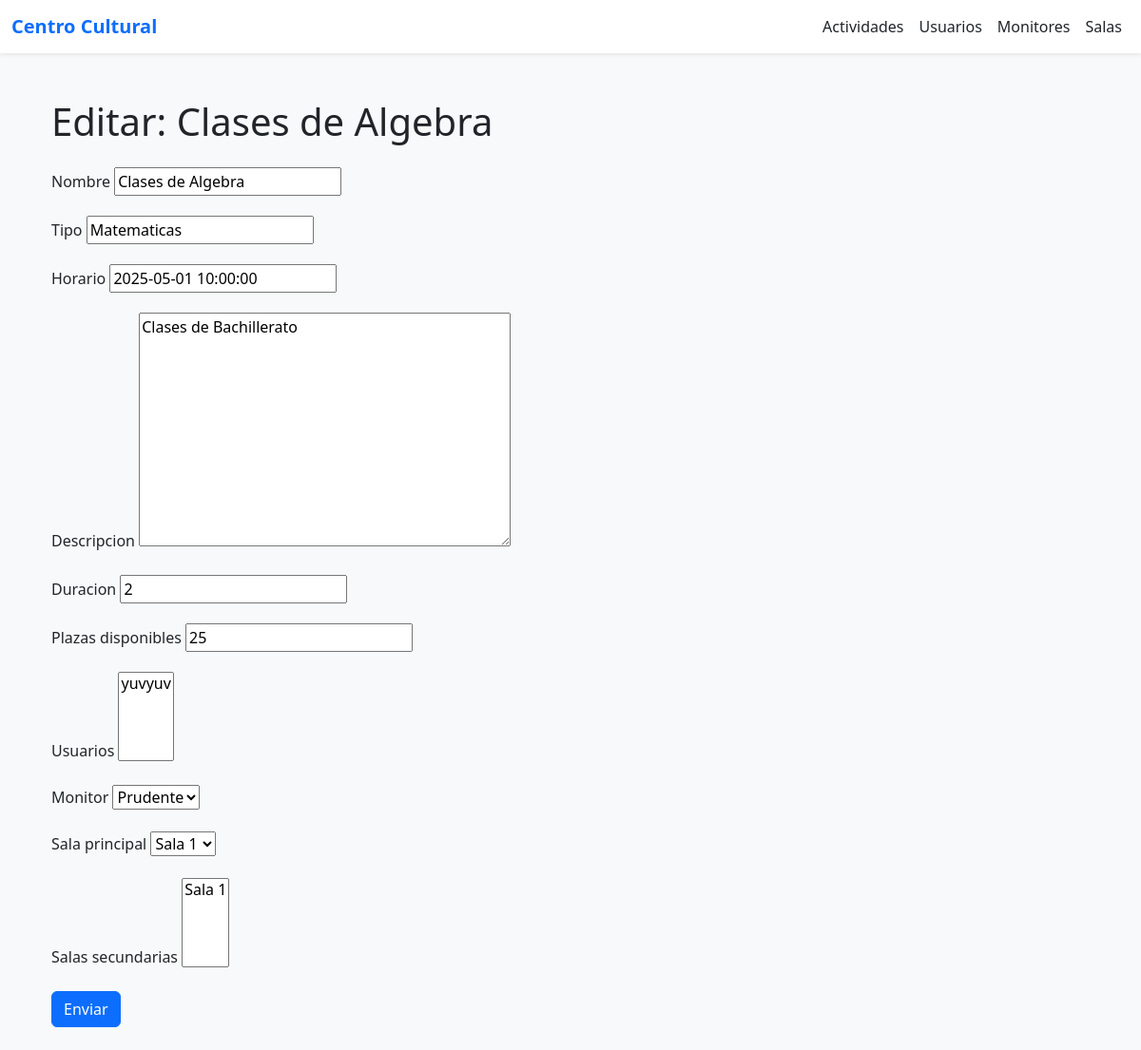
Page /actividades/4/editar/ on the committed database.
### app_bbdd/models.py (models this page shows, shortened)
class Actividad(models.Model):
    nombre = models.CharField(max_length=100)
    tipo = models.CharField(max_length=50)
    horario = models.DateTimeField()
    descripcion = models.TextField()
    duracion = models.PositiveIntegerField(help_text="Duración en minutos")
    plazas_disponibles = models.PositiveIntegerField()
    usuarios = models.ManyToManyField(UsuarioInscrito, related_name='actividades', blank=True)
    monitor = models.ForeignKey(Monitor, on_delete=models.CASCADE, related_name='actividades')
    sala_principal = models.ForeignKey(Sala, on_delete=models.SET_NULL, null=True, related_name='actividades_principales')
    salas_secundarias = models.ManyToManyField(Sala, blank=True, related_name='actividades_secundarias')

### app_bbdd/views.py (the view)
# urls.py: path('<int:id>/editar/', views.editar_actividad, name='editar_actividad'),
def editar_actividad(request, id):
    actividad = get_object_or_404(Actividad, id=id)
    if request.method == 'POST':
        form = ActividadForm(request.POST, instance=actividad)
        if form.is_valid():
            form.save()
            return redirect('detalle_actividad', id=actividad.id)
    else:
        form = ActividadForm(instance=actividad)
    context = {
        'form': form,
        'titulo': f'Editar: {actividad.nombre}',
        'actividad': actividad
    }
    return render(request, 'actividades/editar.html', context)

### app_bbdd/forms.py
class ActividadForm(forms.ModelForm):
    class Meta:
        model = Actividad
        fields = '__all__'

### app_bbdd/models.py (called while the page is built)
    def __str__(self):
        return self.nombre

    def __str__(self):
        return self.nombre

    def __str__(self):
        return self.nombre

### app_bbdd/templates/actividades/editar.html (shortened to what this page needs)
{% extends 'base.html' %}
{% block content %}
<div class="container mt-5">
    <h1 class="mb-4">{{ titulo }}</h1>
    <form method="post" class="needs-validation" novalidate>
        {% for campo in form %}
        <div class="mb-3">
            <label for="{{ campo.id_for_label }}" class="form-label">{{ campo.label }}</label>
            {{ campo }}
        </div>
        {% endfor %}
        <button type="submit" class="btn btn-primary">Enviar</button>
    </form>
</div>
{% endblock %}

### rows in the picture
Actividad: form "Clases de Algebra" "Matematicas" "2025-05-01 10:00:00" "Clases de Bachillerato" "2" "25" "Prudente" "Sala 1"

### other values in the picture
{{ titulo }} "Editar: Clases de Algebra"
{{ campo.label }} "Nombre" "Tipo" "Horario" "Descripcion" "Duracion" "Plazas disponibles" "Usuarios" "Monitor" "Sala principal" "Salas secundarias"
